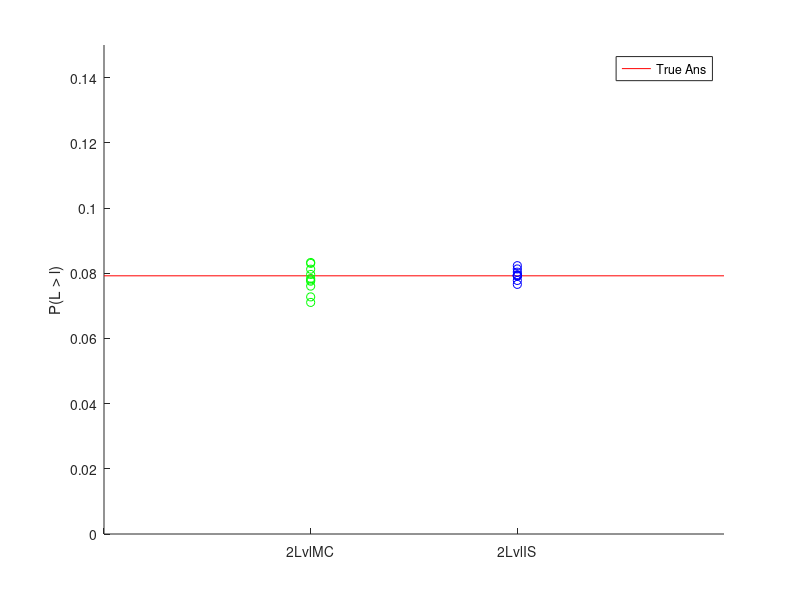

Recreate this plot in MATLAB.
hold on

NSim = 10;
xMax = 3;
yMax = 0.15;
trueAns = 0.0792;
X = 1:xMax;

TwoLvlMC = [ 0.079622641509433962264150943396226, 0.077547169811320754716981132075472, 0.071037735849056603773584905660377, 0.083301886792452830188679245283019, 0.077924528301886792452830188679245, 0.076037735849056603773584905660377, 0.081226415094339622641509433962264, 0.072735849056603773584905660377358, 0.083018867924528301886792452830189, 0.078396226415094339622641509433962];

TwoLvlIS = [ 0.0823141171188890297116813599132, 0.079134128989212348948001363169169, 0.080314761428176242863408162975247, 0.077774833654881705968797689365601, 0.079167358538131810119509168544027, 0.079255329722156084293338551560737, 0.081310039521370794379784285865753, 0.079314156974847699332897832391609, 0.079547773454953868421668516930367, 0.076570177431139543888782839076157];

plot([0 X],repmat(trueAns,1,xMax + 1),'r')

scatter(ones(NSim,1),TwoLvlMC,'g')
scatter(2*ones(NSim,1),TwoLvlIS,'b')

legend('True Ans')
%title('S:10, l:0.10, sample num:10600')
xlabel('')
xticks([0 1 2])
xticklabels({'','2LvlMC','2LvlIS'})
ylabel('P(L > l)')
axis([0,xMax,0 yMax])

hold off
